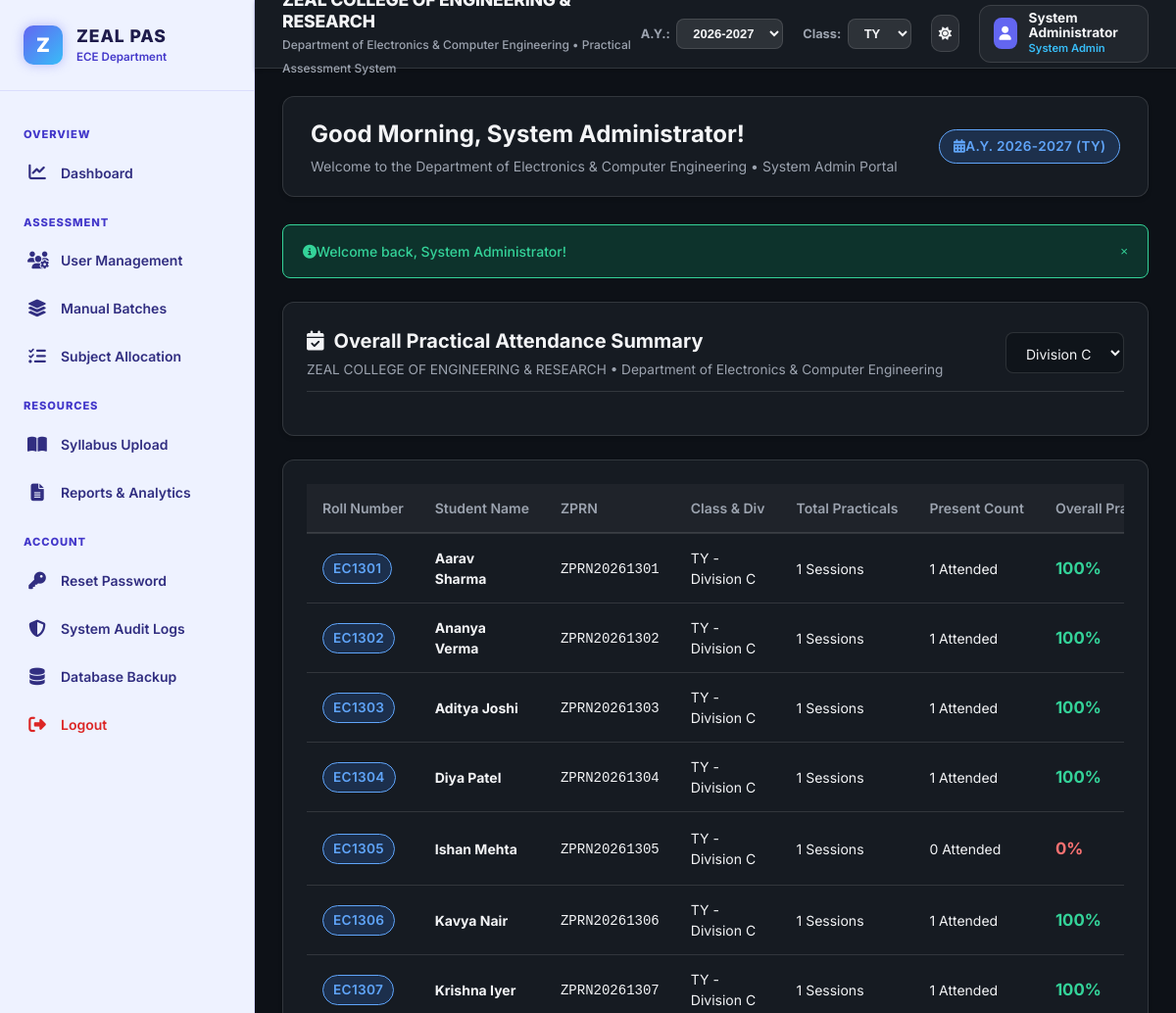
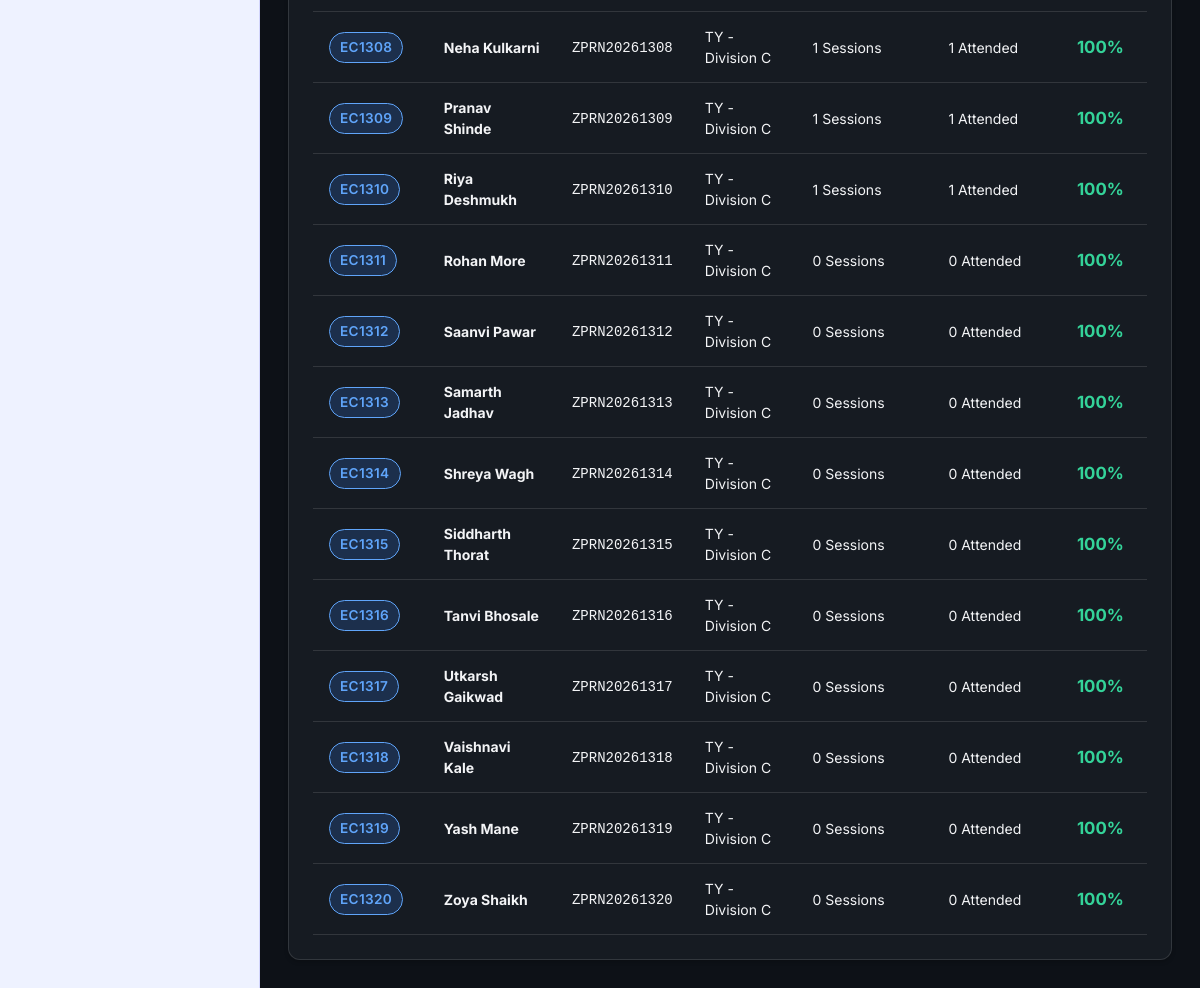
Screenshot of /reports/attendance_report.php (signed in) with the database file from the repository (2 pictures, top to bottom).
### tables this page shows
CREATE TABLE `users` (
  `id` INT AUTO_INCREMENT PRIMARY KEY,
  `full_name` VARCHAR(100) NOT NULL,
  `email` VARCHAR(100) UNIQUE NOT NULL,
  `password` VARCHAR(255) NOT NULL,  
  `role` ENUM('admin', 'hod', 'gfm', 'faculty', 'student', 'parent') NOT NULL,
  `student_roll_no` VARCHAR(20) DEFAULT NULL,
  `zprn` VARCHAR(50) DEFAULT NULL,
  `class` ENUM('FY', 'SY', 'TY', 'BY') DEFAULT 'TY',
  `division` VARCHAR(10) DEFAULT 'Division C',
  `phone` VARCHAR(20) DEFAULT NULL,
  `created_at` TIMESTAMP DEFAULT CURRENT_TIMESTAMP,
  INDEX `idx_role` (`role`),
  INDEX `idx_roll` (`student_roll_no`),
  INDEX `idx_class_div` (`class`, `division`)
);

### includes/functions.php (called while the page is built, shortened)
<?php
require_once __DIR__ . '/../config/database.php';
function sanitize($data) {
    return htmlspecialchars(trim($data ?? ''), ENT_QUOTES, 'UTF-8');
}
?>

### config/database.php (called while the page is built, shortened)
<?php
function execute_prepared($conn, $sql, $types = "", $params = []) {
    $stmt = mysqli_prepare($conn, $sql);
    if (!empty($types) && !empty($params)) {
        mysqli_stmt_bind_param($stmt, $types, ...$params);
    }
    if (mysqli_stmt_execute($stmt)) {
        return $stmt;
    } else {
        error_log("Execute failed: " . mysqli_stmt_error($stmt));
        mysqli_stmt_close($stmt);
        return false;
    }
}
?>

### reports/attendance_report.php (the view, shortened to what this page needs)
<?php
require_once __DIR__ . '/../includes/header.php';
$division = sanitize($_GET['division'] ?? 'Division C');
$class = $_SESSION['class_filter'] ?? 'TY';
$st_sql = "SELECT id, full_name, student_roll_no, zprn, class, division FROM users WHERE role = 'student' AND class = ? AND division = ? ORDER BY student_roll_no ASC";
$st_stmt = execute_prepared($conn, $st_sql, "ss", [$class, $division]);
$students = [];
if ($st_stmt) {
    $res = mysqli_stmt_get_result($st_stmt);
    while ($r = mysqli_fetch_assoc($res)) {
        $students[] = $r;
    }
}
$att_summary = [];
$att_sql = "SELECT student_id, COUNT(*) as total_conducted, SUM(CASE WHEN status = 'Present' THEN 1 ELSE 0 END) as present_count FROM attendance GROUP BY student_id";
$att_res = mysqli_query($conn, $att_sql);
if ($att_res) {
    while ($ar = mysqli_fetch_assoc($att_res)) {
        $att_summary[$ar['student_id']] = $ar;
    }
}
?>
<div class="card mb-4">
  <div class="card-header">
    <div>
      <h3 class="card-title"><i class="fas fa-calendar-check text-primary me-2"></i> Overall Practical Attendance Summary</h3>
      <p style="color: var(--text-secondary); font-size: 0.85rem; margin-top: 0.25rem;">
        <?php echo COLLEGE_NAME; ?> &bull; <?php echo DEPARTMENT_NAME; ?>
      </p>
    </div>
    <form method="GET" action="" style="display: flex; gap: 0.5rem; align-items: center;">
      <select name="division" class="form-select" style="width: auto;" onchange="this.form.submit()">
        <option value="Division C" <?php echo $division === 'Division C' ? 'selected' : ''; ?>>Division C</option>
      </select>
    </form>
  </div>
</div>
<div class="card">
  <div class="table-responsive">
    <table class="table">
      <thead>
        <tr>
          <th>Roll Number</th>
          <th>Student Name</th>
          <th>ZPRN</th>
          <th>Class & Div</th>
          <th>Total Practicals</th>
          <th>Present Count</th>
          <th>Overall Practical Attendance</th>
        </tr>
      </thead>
      <tbody>
        <?php if (empty($students)): ?>
          <tr><td colspan="8" class="text-center" style="color: var(--text-muted); padding: 2rem;">No students found in selected division.</td></tr>
        <?php else: ?>
          <?php foreach ($students as $st): ?>
            <?php
              $st_id = $st['id'];
              $total_c = $att_summary[$st_id]['total_conducted'] ?? 0;
              $pres_c = $att_summary[$st_id]['present_count'] ?? 0;
              $pct = $total_c > 0 ? round(($pres_c / $total_c) * 100, 1) : 100;
            ?>
            <tr>
              <td><strong class="badge badge-info" style="font-size: 0.85rem;"><?php echo sanitize($st['student_roll_no']); ?></strong></td>
              <td><strong style="color: var(--text-primary);"><?php echo sanitize($st['full_name']); ?></strong></td>
              <td><code><?php echo sanitize($st['zprn'] ?: '-'); ?></code></td>
              <td><?php echo sanitize($st['class'] . ' - ' . $st['division']); ?></td>
              <td><?php echo $total_c; ?> Sessions</td>
              <td><?php echo $pres_c; ?> Attended</td>
              <td><strong style="font-size: 1.05rem; color: <?php echo $pct >= 75 ? '#34d399' : '#f87171'; ?>;"><?php echo $pct; ?>%</strong></td>
            </tr>
          <?php endforeach; ?>
        <?php endif; ?>
      </tbody>
    </table>
  </div>
</div>
<?php include __DIR__ . '/../includes/footer.php'; ?>

### assets/css/style.css (style rules this page uses)
:root { --bg-primary: #0D1117; --bg-canvas: #161B22; --bg-card: #161B22; --bg-sidebar: #eef2ff; --sidebar-text: #312e81; --sidebar-text-active: #ffffff; --sidebar-hover: #e0e7ff; --sidebar-active-bg: #6366F1; --text-primary: #f3f4f6; --text-secondary: #9ca3af; --text-muted: #6b7280; --border-color: rgba(255, 255, 255, 0.12); --primary-color: #6366F1; --primary-hover: #4f46e5; --primary-light: rgba(99, 102, 241, 0.15); --accent-color: #38bdf8; --accent-hover: #0284c7; --status-success-bg: rgba(16, 185, 129, 0.2); --status-success-text: #34d399; --status-danger-bg: rgba(239, 68, 68, 0.2); --status-danger-text: #f87171; --status-warning-bg: rgba(245, 158, 11, 0.2); --status-warning-text: #fbbf24; --status-info-bg: rgba(59, 130, 246, 0.2); --status-info-text: #60a5fa; --shadow-sm: 0 2px 4px rgba(0, 0, 0, 0.2); --shadow-md: 0 4px 12px rgba(0, 0, 0, 0.3); --shadow-lg: 0 12px 24px rgba(0, 0, 0, 0.4); --shadow-glow: 0 0 12px rgba(99, 102, 241, 0.5); --radius-sm: 8px; --radius-md: 12px; --radius-lg: 20px; --font-family: 'Inter', system-ui, -apple-system, BlinkMacSystemFont, "Segoe UI", Roboto, sans-serif; }
* { margin: 0; padding: 0; box-sizing: border-box; }
body { font-family: var(--font-family); background-color: var(--bg-primary); color: var(--text-primary); line-height: 1.5; min-height: 100vh; display: flex; flex-direction: column; transition: background-color 0.3s ease, color 0.3s ease; }
.card { background: var(--bg-canvas); border-radius: var(--radius-md); border: 1px solid var(--border-color); box-shadow: var(--shadow-sm); padding: 1.5rem; margin-bottom: 1.5rem; transition: box-shadow 0.2s ease, border-color 0.2s ease; }
.card-header { display: flex; align-items: center; justify-content: space-between; margin-bottom: 1.25rem; padding-bottom: 0.75rem; border-bottom: 1px solid var(--border-color); }
.card-title { font-size: 1.25rem; font-weight: 700; color: var(--text-primary); display: flex; align-items: center; gap: 0.625rem; }
.form-control, .form-select { width: 100%; padding: 0.675rem 1rem; font-size: 0.875rem; font-family: inherit; color: var(--text-primary); background-color: rgba(13, 17, 23, 0.6); border: 1px solid var(--border-color); border-radius: var(--radius-sm); outline: none; transition: border-color 0.2s ease, box-shadow 0.2s ease; }
.badge { display: inline-flex; align-items: center; padding: 0.25rem 0.625rem; font-size: 0.75rem; font-weight: 600; border-radius: 9999px; text-transform: uppercase; letter-spacing: 0.025em; }
.badge-info { background-color: var(--status-info-bg); color: var(--status-info-text); border: 1px solid var(--status-info-text); }
.table-responsive { width: 100%; overflow-x: auto; -webkit-overflow-scrolling: touch; }
.table { width: 100%; border-collapse: collapse; font-size: 0.875rem; text-align: left; }
.table th { background-color: rgba(255, 255, 255, 0.04); color: var(--text-secondary); font-weight: 600; padding: 0.875rem 1rem; border-bottom: 2px solid var(--border-color); white-space: nowrap; }
.table td { padding: 0.875rem 1rem; border-bottom: 1px solid var(--border-color); color: var(--text-primary); vertical-align: middle; }

### rows the page displays
users: student_roll_no "EC1301", full_name "Aarav Sharma", zprn "ZPRN20261301", class+division "TY - Division C", total_c "1", pres_c "1", pct "100"
users: student_roll_no "EC1302", full_name "Ananya Verma", zprn "ZPRN20261302", class+division "TY - Division C", total_c "1", pres_c "1", pct "100"
users: student_roll_no "EC1303", full_name "Aditya Joshi", zprn "ZPRN20261303", class+division "TY - Division C", total_c "1", pres_c "1", pct "100"
users: student_roll_no "EC1304", full_name "Diya Patel", zprn "ZPRN20261304", class+division "TY - Division C", total_c "1", pres_c "1", pct "100"
users: student_roll_no "EC1305", full_name "Ishan Mehta", zprn "ZPRN20261305", class+division "TY - Division C", total_c "1", pres_c "0", pct "0"
users: student_roll_no "EC1306", full_name "Kavya Nair", zprn "ZPRN20261306", class+division "TY - Division C", total_c "1", pres_c "1", pct "100"
users: student_roll_no "EC1307", full_name "Krishna Iyer", zprn "ZPRN20261307", class+division "TY - Division C", total_c "1", pres_c "1", pct "100"
users: student_roll_no "EC1308", full_name "Neha Kulkarni", zprn "ZPRN20261308", class+division "TY - Division C", total_c "1", pres_c "1", pct "100"
users: student_roll_no "EC1309", full_name "Pranav Shinde", zprn "ZPRN20261309", class+division "TY - Division C", total_c "1", pres_c "1", pct "100"
users: student_roll_no "EC1310", full_name "Riya Deshmukh", zprn "ZPRN20261310", class+division "TY - Division C", total_c "1", pres_c "1", pct "100"
users: student_roll_no "EC1311", full_name "Rohan More", zprn "ZPRN20261311", class+division "TY - Division C", id "0", id "100"
users: student_roll_no "EC1312", full_name "Saanvi Pawar", zprn "ZPRN20261312", class+division "TY - Division C", id "0", id "100"
users: student_roll_no "EC1313", full_name "Samarth Jadhav", zprn "ZPRN20261313", class+division "TY - Division C", id "0", id "100"
users: student_roll_no "EC1314", full_name "Shreya Wagh", zprn "ZPRN20261314", class+division "TY - Division C", id "0", id "100"
users: student_roll_no "EC1315", full_name "Siddharth Thorat", zprn "ZPRN20261315", class+division "TY - Division C", id "0", id "100"
users: student_roll_no "EC1316", full_name "Tanvi Bhosale", zprn "ZPRN20261316", class+division "TY - Division C", id "0", id "100"
users: student_roll_no "EC1317", full_name "Utkarsh Gaikwad", zprn "ZPRN20261317", class+division "TY - Division C", id "0", id "100"
users: student_roll_no "EC1318", full_name "Vaishnavi Kale", zprn "ZPRN20261318", class+division "TY - Division C", id "0", id "100"
users: student_roll_no "EC1319", full_name "Yash Mane", zprn "ZPRN20261319", class+division "TY - Division C", id "0", id "100"
users: student_roll_no "EC1320", full_name "Zoya Shaikh", zprn "ZPRN20261320", class+division "TY - Division C", id "0", id "100"

### other values shown
DEPARTMENT_NAME "Department of Electronics & Computer Engineering"
APP_NAME "Practical Assessment System"
$logged_user['full_name'] "System Administrator"
get_role_label($logged_user['role'] ?? '') "System Admin"
get_time_greeting() "Good Morning"
$user['full_name'] "System Administrator"
get_role_label($user['role'] ?? '') "System Admin"
$_SESSION['academic_year'] "2026-2027"
$_SESSION['class_filter'] "TY"
$flash['message'] "Welcome back, System Administrator!"
COLLEGE_NAME "ZEAL COLLEGE OF ENGINEERING & RESEARCH"
form field value "2026-2027"
form field value "TY"
